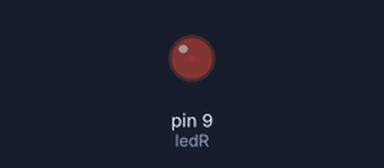
A sketch run on a simulated Arduino Uno, built with avr-gcc and run on an emulated ATmega328P. Parts: output pins drawn as LEDs (lit = HIGH).

Above: at 0.05 s.
At 1.15 s:
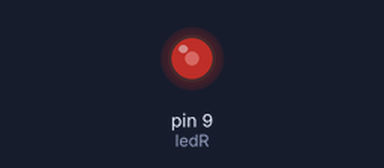
At 2.3 s:
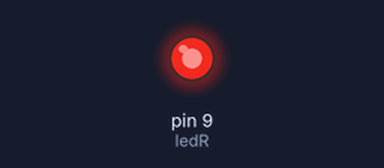
At 4.55 s:
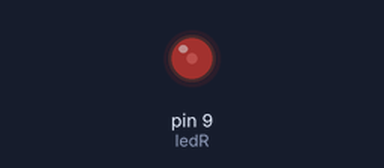
Timing chart, 0 to 6.6 s (numbered marks = the images above):
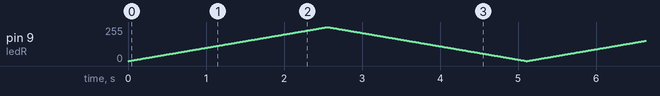

The sketch:

Aula4.ino
```cpp
#define ledR 9
#define max 255
#define min 0
#define tmp 10

void setup() {
 pinMode(ledR, OUTPUT);
}

void loop() {
  for(int i = min;i < max;i++)
  {
  	analogWrite(ledR, i);
  	delay(tmp);
  }
  for(int i = max;i>min;i--)
  {
  	analogWrite(ledR, i);
  	delay(tmp);
  }
}
```
